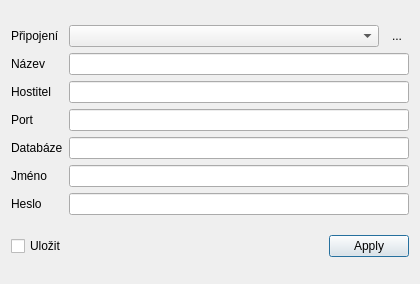
<?xml version="1.0" encoding="UTF-8"?>
<ui version="4.0">
 <class>Connection</class>
 <widget class="QDialog" name="Connection">
  <property name="geometry">
   <rect>
    <x>0</x>
    <y>0</y>
    <width>420</width>
    <height>284</height>
   </rect>
  </property>
  <property name="minimumSize">
   <size>
    <width>420</width>
    <height>284</height>
   </size>
  </property>
  <property name="windowTitle">
   <string>Dialog</string>
  </property>
  <layout class="QVBoxLayout" name="verticalLayout_2">
   <property name="sizeConstraint">
    <enum>QLayout::SetDefaultConstraint</enum>
   </property>
   <item>
    <layout class="QHBoxLayout" name="layout">
     <item>
      <layout class="QVBoxLayout" name="labels">
       <item>
        <widget class="QLabel" name="conn_lbl">
         <property name="text">
          <string>Připojení</string>
         </property>
        </widget>
       </item>
       <item>
        <widget class="QLabel" name="name_lbl">
         <property name="text">
          <string>Název</string>
         </property>
        </widget>
       </item>
       <item>
        <widget class="QLabel" name="host_lbl">
         <property name="text">
          <string>Hostitel</string>
         </property>
        </widget>
       </item>
       <item>
        <widget class="QLabel" name="port_lbl">
         <property name="text">
          <string>Port</string>
         </property>
        </widget>
       </item>
       <item>
        <widget class="QLabel" name="dbname_lbl">
         <property name="text">
          <string>Databáze</string>
         </property>
        </widget>
       </item>
       <item>
        <widget class="QLabel" name="user_lbl">
         <property name="text">
          <string>Jméno</string>
         </property>
        </widget>
       </item>
       <item>
        <widget class="QLabel" name="passwd_lbl">
         <property name="text">
          <string>Heslo</string>
         </property>
        </widget>
       </item>
      </layout>
     </item>
     <item>
      <layout class="QVBoxLayout" name="edits">
       <item>
        <layout class="QHBoxLayout" name="horizontalLayout">
         <item>
          <widget class="QComboBox" name="conn">
           <property name="minimumSize">
            <size>
             <width>0</width>
             <height>0</height>
            </size>
           </property>
          </widget>
         </item>
         <item>
          <widget class="QToolButton" name="remove">
           <property name="text">
            <string>...</string>
           </property>
           <property name="icon">
            <iconset resource="resources.qrc">
             <normaloff>:/delete.png</normaloff>:/delete.png</iconset>
           </property>
           <property name="iconSize">
            <size>
             <width>12</width>
             <height>12</height>
            </size>
           </property>
           <property name="autoRaise">
            <bool>true</bool>
           </property>
          </widget>
         </item>
        </layout>
       </item>
       <item>
        <widget class="QLineEdit" name="name">
         <property name="minimumSize">
          <size>
           <width>0</width>
           <height>0</height>
          </size>
         </property>
        </widget>
       </item>
       <item>
        <widget class="QLineEdit" name="host"/>
       </item>
       <item>
        <widget class="QLineEdit" name="port"/>
       </item>
       <item>
        <widget class="QLineEdit" name="dbname"/>
       </item>
       <item>
        <widget class="QLineEdit" name="user"/>
       </item>
       <item>
        <widget class="QLineEdit" name="password">
         <property name="echoMode">
          <enum>QLineEdit::Password</enum>
         </property>
        </widget>
       </item>
      </layout>
     </item>
    </layout>
   </item>
   <item>
    <layout class="QHBoxLayout" name="buttons">
     <item>
      <widget class="QCheckBox" name="save">
       <property name="text">
        <string>Uložit</string>
       </property>
      </widget>
     </item>
     <item>
      <widget class="QDialogButtonBox" name="buttonBox">
       <property name="orientation">
        <enum>Qt::Horizontal</enum>
       </property>
       <property name="standardButtons">
        <set>QDialogButtonBox::Apply</set>
       </property>
      </widget>
     </item>
    </layout>
   </item>
  </layout>
 </widget>
 <resources>
  <include location="resources.qrc"/>
 </resources>
 <connections/>
</ui>
